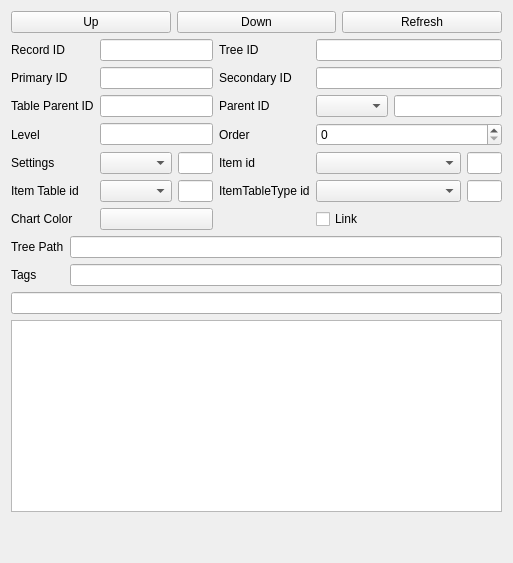
               <widget class="QWidget" name="tab_8">
                <attribute name="title">
                 <string>Details</string>
                </attribute>
                <layout class="QVBoxLayout" name="verticalLayout_14">
                 <item>
                  <layout class="QGridLayout" name="gridLayout_2">
                   <item row="0" column="1">
                    <widget class="QPushButton" name="MoveItemDown">
                     <property name="text">
                      <string>Down</string>
                     </property>
                    </widget>
                   </item>
                   <item row="0" column="0">
                    <widget class="QPushButton" name="MoveItemUp">
                     <property name="text">
                      <string>Up</string>
                     </property>
                    </widget>
                   </item>
                   <item row="0" column="2">
                    <widget class="QPushButton" name="cmdTreeViewRefresh">
                     <property name="text">
                      <string>Refresh</string>
                     </property>
                    </widget>
                   </item>
                  </layout>
                 </item>
                 <item>
                  <layout class="QGridLayout" name="gridLayout_9">
                   <item row="2" column="3">
                    <layout class="QHBoxLayout" name="horizontalLayout_135">
                     <item>
                      <widget class="QComboBox" name="cmbParentItemID_2"/>
                     </item>
                     <item>
                      <widget class="QLineEdit" name="txtParentItemID"/>
                     </item>
                    </layout>
                   </item>
                   <item row="4" column="0">
                    <widget class="QLabel" name="label_88">
                     <property name="text">
                      <string>Settings</string>
                     </property>
                    </widget>
                   </item>
                   <item row="4" column="1">
                    <layout class="QHBoxLayout" name="horizontalLayout_37">
                     <item>
                      <widget class="QComboBox" name="cmbTreeSetting"/>
                     </item>
                     <item>
                      <widget class="QLineEdit" name="txtTreeItemMasterTable_2">
                       <property name="maximumSize">
                        <size>
                         <width>35</width>
                         <height>16777215</height>
                        </size>
                       </property>
                      </widget>
                     </item>
                    </layout>
                   </item>
                   <item row="0" column="3">
                    <widget class="QLineEdit" name="txtTreeItemID"/>
                   </item>
                   <item row="5" column="0">
                    <widget class="QLabel" name="label_95">
                     <property name="text">
                      <string>Item Table id</string>
                     </property>
                    </widget>
                   </item>
                   <item row="2" column="1">
                    <widget class="QLineEdit" name="txtTreeParentItemID"/>
                   </item>
                   <item row="3" column="2">
                    <widget class="QLabel" name="label_49">
                     <property name="text">
                      <string>Order</string>
                     </property>
                    </widget>
                   </item>
                   <item row="3" column="3">
                    <widget class="QSpinBox" name="txtTreeItemOrder"/>
                   </item>
                   <item row="7" column="3">
                    <widget class="QCheckBox" name="chkETLink">
                     <property name="text">
                      <string>Link</string>
                     </property>
                    </widget>
                   </item>
                   <item row="0" column="2">
                    <widget class="QLabel" name="label_45">
                     <property name="text">
                      <string>Tree ID</string>
                     </property>
                    </widget>
                   </item>
                   <item row="1" column="2">
                    <widget class="QLabel" name="label_97">
                     <property name="text">
                      <string>Secondary ID</string>
                     </property>
                    </widget>
                   </item>
                   <item row="1" column="3">
                    <widget class="QLineEdit" name="txtSecondaryGroupID"/>
                   </item>
                   <item row="1" column="0">
                    <widget class="QLabel" name="label_96">
                     <property name="text">
                      <string>Primary ID</string>
                     </property>
                    </widget>
                   </item>
                   <item row="7" column="0">
                    <widget class="QLabel" name="label_48">
                     <property name="text">
                      <string>Chart Color</string>
                     </property>
                    </widget>
                   </item>
                   <item row="5" column="1">
                    <layout class="QHBoxLayout" name="horizontalLayout_137">
                     <item>
                      <widget class="QComboBox" name="cmbTreeItemTable_id_3"/>
                     </item>
                     <item>
                      <widget class="QLineEdit" name="txtTreeItemTable_id_3">
                       <property name="maximumSize">
                        <size>
                         <width>35</width>
                         <height>16777215</height>
                        </size>
                       </property>
                      </widget>
                     </item>
                    </layout>
                   </item>
                   <item row="4" column="2">
                    <widget class="QLabel" name="label_91">
                     <property name="text">
                      <string>Item id</string>
                     </property>
                    </widget>
                   </item>
                   <item row="3" column="0">
                    <widget class="QLabel" name="label_46">
                     <property name="text">
                      <string>Level</string>
                     </property>
                    </widget>
                   </item>
                   <item row="1" column="1">
                    <widget class="QLineEdit" name="txtPrimaryGroupID"/>
                   </item>
                   <item row="3" column="1">
                    <widget class="QLineEdit" name="txtTreeItemLevel"/>
                   </item>
                   <item row="4" column="3">
                    <layout class="QHBoxLayout" name="horizontalLayout_136">
                     <item>
                      <widget class="QComboBox" name="cmbTreeItem_id_2"/>
                     </item>
                     <item>
                      <widget class="QLineEdit" name="txtTreeItem_id_2">
                       <property name="maximumSize">
                        <size>
                         <width>35</width>
                         <height>16777215</height>
                        </size>
                       </property>
                      </widget>
                     </item>
                    </layout>
                   </item>
                   <item row="2" column="2">
                    <widget class="QLabel" name="label_47">
                     <property name="text">
                      <string>Parent ID</string>
                     </property>
                    </widget>
                   </item>
                   <item row="2" column="0">
                    <widget class="QLabel" name="label_50">
                     <property name="text">
                      <string>Table Parent ID</string>
                     </property>
                    </widget>
                   </item>
                   <item row="5" column="2">
                    <widget class="QLabel" name="label_92">
                     <property name="text">
                      <string>ItemTableType id</string>
                     </property>
                    </widget>
                   </item>
                   <item row="0" column="1">
                    <widget class="QLineEdit" name="txtTableItemID"/>
                   </item>
                   <item row="7" column="1">
                    <widget class="QPushButton" name="cmdEventGroupColor_2">
                     <property name="text">
                      <string/>
                     </property>
                    </widget>
                   </item>
                   <item row="0" column="0">
                    <widget class="QLabel" name="label_44">
                     <property name="text">
                      <string>Record ID</string>
                     </property>
                    </widget>
                   </item>
                   <item row="5" column="3">
                    <layout class="QHBoxLayout" name="horizontalLayout_138">
                     <item>
                      <widget class="QComboBox" name="cmbTreeTableType_id_2"/>
                     </item>
                     <item>
                      <widget class="QLineEdit" name="txtTreeTableType_id_2">
                       <property name="maximumSize">
                        <size>
                         <width>35</width>
                         <height>16777215</height>
                        </size>
                       </property>
                      </widget>
                     </item>
                    </layout>
                   </item>
                  </layout>
                 </item>
                 <item>
                  <layout class="QFormLayout" name="formLayout_3">
                   <property name="fieldGrowthPolicy">
                    <enum>QFormLayout::AllNonFixedFieldsGrow</enum>
                   </property>
                   <item row="1" column="0">
                    <widget class="QLabel" name="label_24">
                     <property name="text">
                      <string>Tree Path</string>
                     </property>
                    </widget>
                   </item>
                   <item row="1" column="1">
                    <widget class="QLineEdit" name="txtTreePath"/>
                   </item>
                   <item row="2" column="0">
                    <widget class="QLabel" name="label_38">
                     <property name="text">
                      <string>Tags</string>
                     </property>
                    </widget>
                   </item>
                   <item row="2" column="1">
                    <widget class="QLineEdit" name="txtTagPath"/>
                   </item>
                  </layout>
                 </item>
                 <item>
                  <layout class="QVBoxLayout" name="verticalLayout_22">
                   <property name="topMargin">
                    <number>0</number>
                   </property>
                   <item>
                    <widget class="QLineEdit" name="txtSecondaryFilter"/>
                   </item>
                   <item>
                    <widget class="QListView" name="lstSecondarySearch"/>
                   </item>
                  </layout>
                 </item>
                 <item>
                  <spacer name="verticalSpacer">
                   <property name="orientation">
                    <enum>Qt::Vertical</enum>
                   </property>
                   <property name="sizeHint" stdset="0">
                    <size>
                     <width>20</width>
                     <height>40</height>
                    </size>
                   </property>
                  </spacer>
                 </item>
                </layout>
               </widget>
